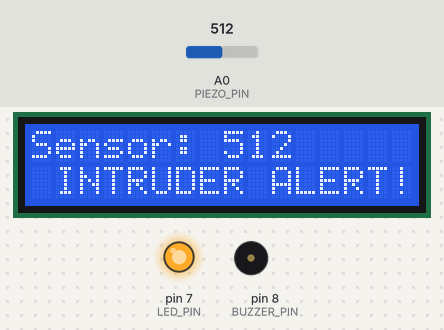
The sketch below on a simulated Arduino Uno, built with avr-gcc and run on an emulated ATmega328P. Shown: 16×2 character LCD, output pins drawn as LEDs (lit = HIGH), buzzer (waves = sounding). Inputs (shaded band) come from the test bench; at power-on: A0 (PIEZO_PIN) = 512.

Above: at 3.2 s.
3.3 s: A0 (PIEZO_PIN) set to 311
At 4.0 s:
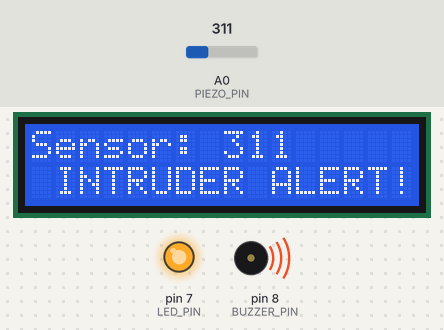
5.9 s: A0 (PIEZO_PIN) set to 287
At 7.2 s:
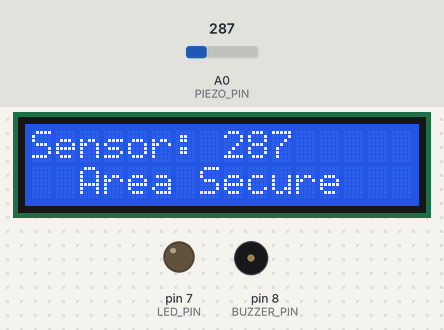
8.0 s: A0 (PIEZO_PIN) set to 306
At 8.8 s:
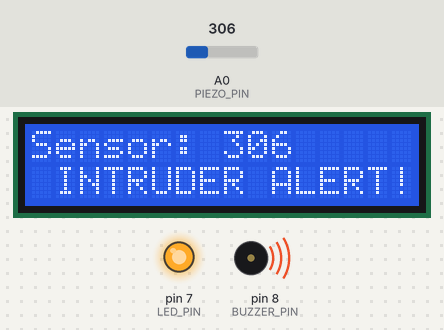
Timing chart, 0 to 16.4 s (numbered marks = the images above; inputs shaded):
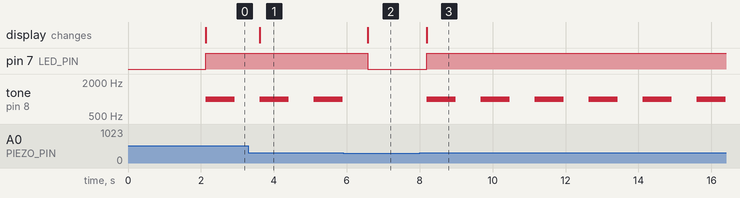

Measured:
- the behaviour switches between 301 and 300 on A0 (PIEZO_PIN) (found by bisection; images 1 and 2)
- after the input at 3.3 s, the display: changes after 0.31 s (image 1)
- after the input at 5.9 s, pin 7 (LED_PIN): HIGH → LOW after 0.67 s; tone on pin 8 (BUZZER_PIN): stays silent (without the input it goes to 1000 Hz after 0.67 s); the display: changes after 0.67 s (image 2)
- after the input at 8.0 s, pin 7 (LED_PIN): LOW → HIGH after 0.19 s; tone on pin 8 (BUZZER_PIN): alternates 1000 Hz for 0.80 s and silent for 0.68 s, starting after 0.19 s; the display: changes after 0.19 s (image 3)
- by itself, tone on pin 8 (BUZZER_PIN): alternates 1000 Hz for 0.80 s and silent for 0.68 s

The sketch:

Piezo_Sensor.ino
```cpp
#include <Wire.h>
#include <LiquidCrystal_I2C.h>

LiquidCrystal_I2C lcd(0x27, 16, 2);

#define PIEZO_PIN A0
#define BUZZER_PIN 8
#define LED_PIN 7

int threshold = 300;

void setup() {
  lcd.init();
  lcd.backlight();

  pinMode(BUZZER_PIN, OUTPUT);
  pinMode(LED_PIN, OUTPUT);
  pinMode(PIEZO_PIN, INPUT);

  lcd.setCursor(0, 0);
  lcd.print(" Anti-Theft Mat ");
  lcd.setCursor(0, 1);
  lcd.print("   Initializing  ");
  delay(2000);
  lcd.clear();
}

void loop() {

  int sensorValue = analogRead(PIEZO_PIN);


  lcd.setCursor(0, 0);
  lcd.print("Sensor: ");
  lcd.print(sensorValue);
  lcd.print("   ");


  if (sensorValue > threshold) {

    lcd.setCursor(0, 1);
    lcd.print(" INTRUDER ALERT! ");

    digitalWrite(LED_PIN, HIGH);
    tone(BUZZER_PIN, 1000);
    delay(800);
    noTone(BUZZER_PIN);
    delay(500);

  } else {

    lcd.setCursor(0, 1);
    lcd.print("  Area Secure    ");

    digitalWrite(LED_PIN, LOW);
    noTone(BUZZER_PIN);
  }

  delay(150);
}
```
